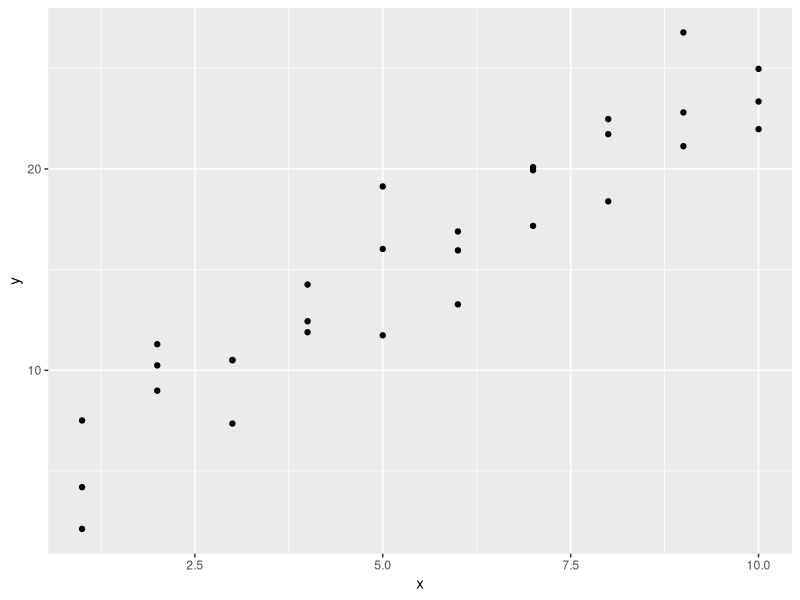
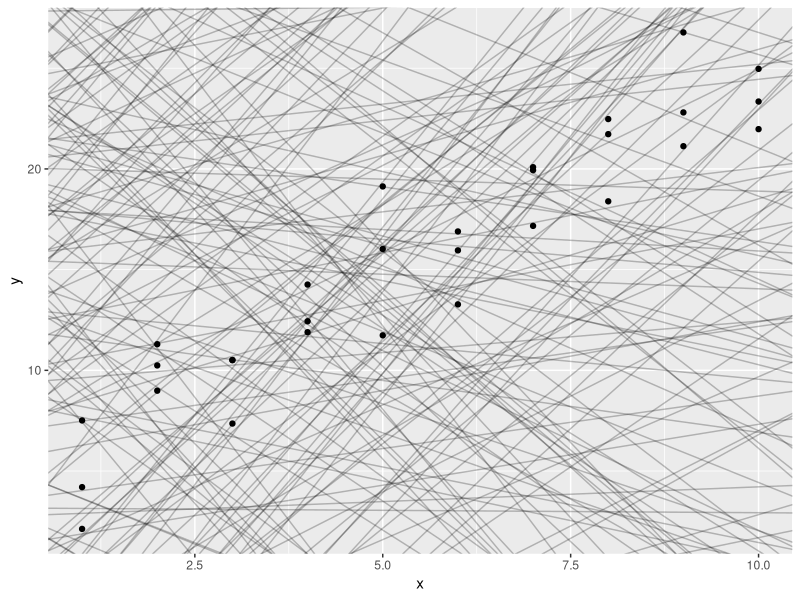
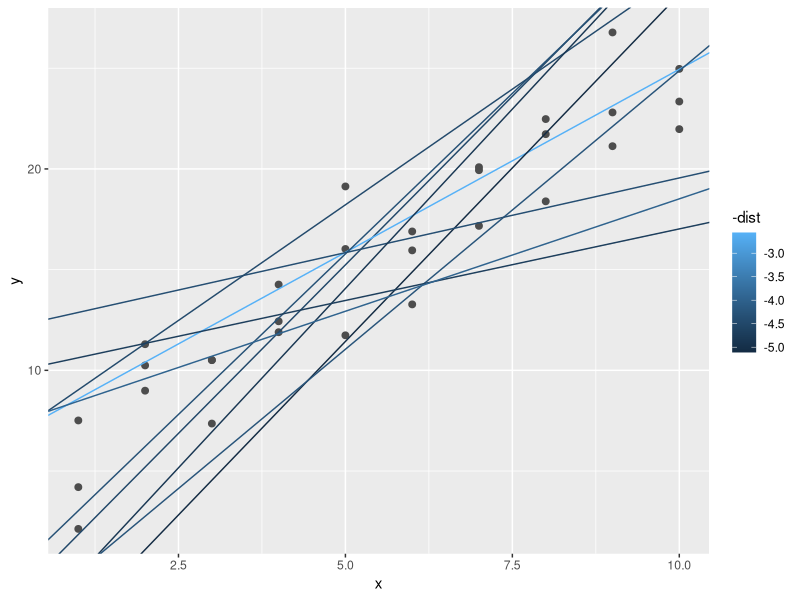

Write R code to recreate these figures, in order.
library(tidyverse)
library(modelr)
options(na.action = na.warn)

sim1
ggplot(sim1, aes(x, y)) +
    geom_point()

models_test <- tibble(
    a1 = runif(250, -20, 40),
    a2 = runif(250, -5, 5)
)

ggplot(sim1, aes(x, y)) +
    geom_abline(
        aes(intercept = a1, slope = a2),
        data = models_test, alpha = 1/4
    ) +
    geom_point()

#모델 만들기
model1 <- function(a, data) {
    a[1] + data$x * a[2]
}
view(sim1)
model1(c(7, 1.5), sim1)

measure_distance <- function(mod, data) {
    diff <- data$y - model1(mod, data)
    sqrt(mean(diff ^ 2))
}

measure_distance <- function(mod, data) {
    diff <- data$y - model1(mod, data)
    print(diff)
    sqrt(mean(diff ^ 2))

}

measure_distance(c(7, 1.5), sim1)

sim1_dist <- function(a1, a2) {
    measure_distance(c(a1, a2), sim1)
}

models_test

models_test <- models_test %>% 
    mutate(dist = map2_dbl(a1, a2, sim1_dist))
models_test


ggplot(sim1, aes(x, y)) +
    geom_point(size = 2, color = "grey30") +
    geom_abline(
        aes(intercept = a1, slope = a2, color = -dist),
        data = filter(models_test, rank(dist) <= 10)
    )
